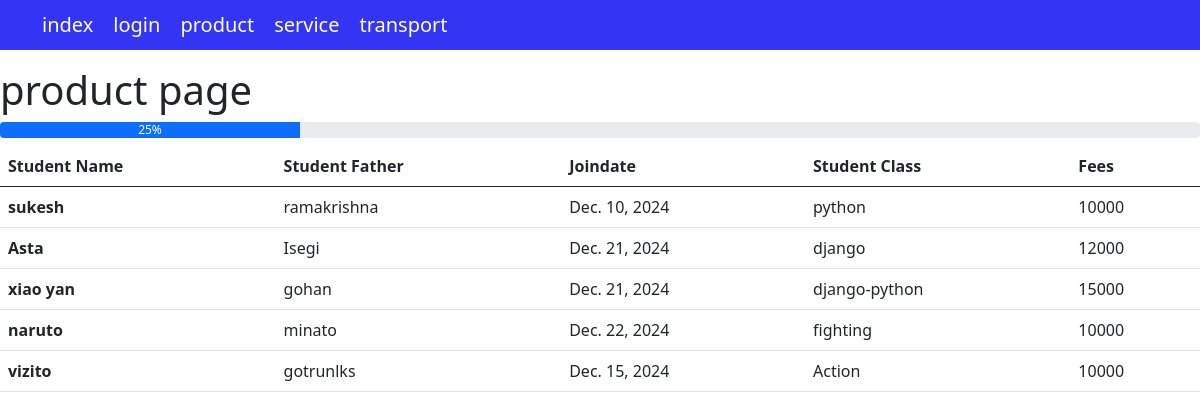
The app's page /product/ with its own data.
### vedaitapp/models.py (models this page shows)
class Admission(models.Model):
    stu_name=models.CharField(max_length=20)
    stu_father=models.CharField(max_length=20)
    joindate=models.DateField()
    stu_class=models.CharField(max_length=20,unique=True)
    fees=models.PositiveIntegerField()
    class Meta:
        verbose_name="Admission"
        verbose_name_plural="Admissions"

### vedaitapp/views.py (the view)
# urls.py: path("product/",views.Product,name="product" ),
def Product(request):
    data = Admission.objects.all()
    return render(request,"app/product.html",{'data':data})

### vedaitapp/templates/app/product.html (shortened to what this page needs)
{% extends 'app/index.html' %}
{% block content%}
<h1>product page</h1>
<div class="progress">
    <div class="progress-bar" role="progressbar" style="width: 25%;" aria-valuenow="25" aria-valuemin="0" aria-valuemax="100">25%</div>
  </div>
<div>
    <table class="table">
      <thead>
        <tr>
          <th scope="col">Student Name</th>
          <th scope="col">Student Father</th>
          <th scope="col">Joindate</th>
          <th scope="col">Student Class</th>
          <th scope="col">Fees</th>
        </tr>
      </thead>
      <tbody>
        {% for i in data %}
        <tr>
          <th scope="row">{{i.stu_name}}</th>
          <td>{{i.stu_father}}</td>
          <td>{{i.joindate}}</td>
          <td>{{i.stu_class}}</td>
          <td>{{i.fees}}</td>
        </tr>
        {%endfor%}
      </tbody>
    </table>
</div>
{%endblock content%}

### vedaitapp/templates/app/index.html (shortened to what this page needs)
<!DOCTYPE html>
<html lang="en">
<head>
    <link href="https://cdn.jsdelivr.net/npm/bootstrap@5.0.2/dist/css/bootstrap.min.css" rel="stylesheet">
</head>
<body>
    <nav>
        <ul>
            <li><a href="{% url 'index' %}">index</a></li>
            <li><a href="{% url 'login' %}">login</a></li>
            <li><a href="{% url 'product' %}">product</a></li>
            <li><a href="{% url 'service' %}">service</a></li>
            <li><a href="{% url 'transport' %}">transport</a></li>
        </ul>
    </nav>
  <div>
    {% block content%}{% endblock content%}
  </div>
</body>
</html>

### vedaitapp/templates/app/index.html (style rules this page uses)
* { margin: 0; padding: 0; box-sizing: border-box; }
ul { display: flex; background: rgb(52, 52, 244); }
li { color: white; list-style: none; padding: 10px; font-size: 20px; }
li a { text-decoration:none; color:white; }

### records on screen
Admission: stu_name "sukesh", stu_father "ramakrishna", joindate "Dec. 10, 2024", stu_class "python", fees "10000"
Admission: stu_name "Asta", stu_father "Isegi", joindate "Dec. 21, 2024", stu_class "django", fees "12000"
Admission: stu_name "xiao yan", stu_father "gohan", joindate "Dec. 21, 2024", stu_class "django-python", fees "15000"
Admission: stu_name "naruto", stu_father "minato", joindate "Dec. 22, 2024", stu_class "fighting", fees "10000"
Admission: stu_name "vizito", stu_father "gotrunlks", joindate "Dec. 15, 2024", stu_class "Action", fees "10000"
